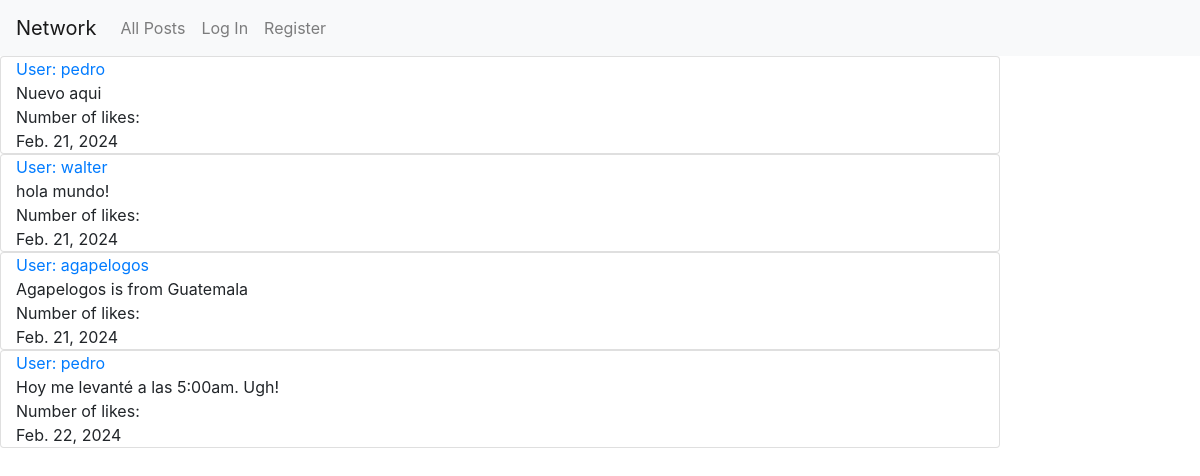
The app's page /, older data.
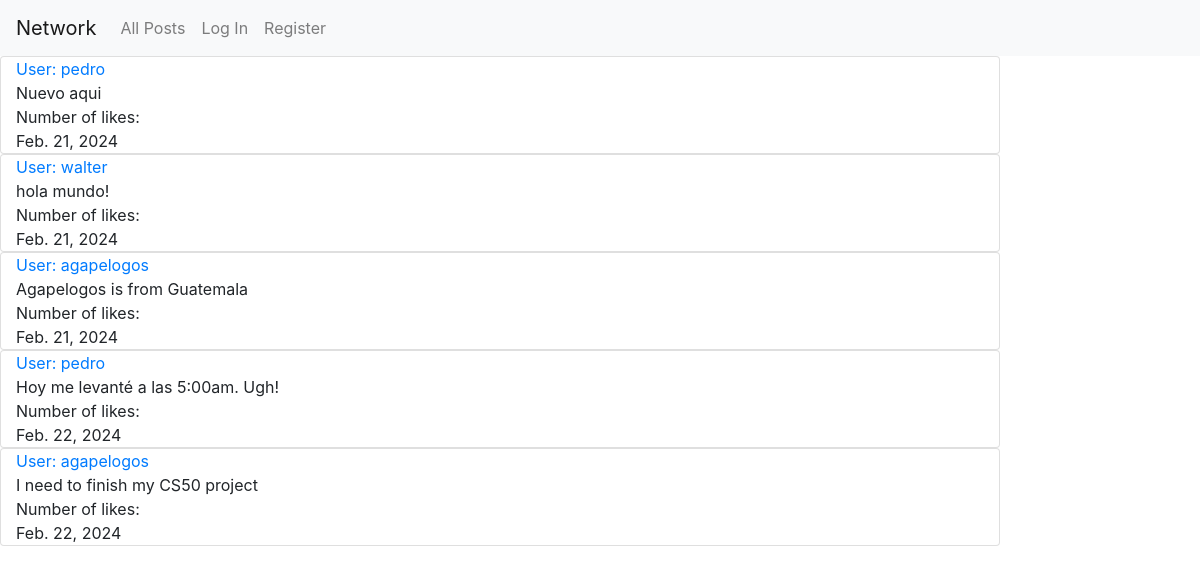
The same page, newer data.
### network/models.py (models this page shows, shortened)
class Post(models.Model):
    user = models.ForeignKey(User, on_delete=models.CASCADE, blank=True, null=True, related_name="poster")
    post = models.CharField(max_length=64)
    date = models.DateField()

class User(AbstractUser):
    pass
    def __str__(self):
        return self.username

### network/views.py (the view)
# urls.py: path("", views.index, name="index"),
def index(request):
    if request.user.is_authenticated:
        posts = Post.objects.all().order_by("-date")
        paginator = Paginator(posts, 2) #show 2 posts per page
        page_number = request.GET.get('page')
        page_obj = paginator.get_page(page_number)
        return render(request, "network/index.html", {
            "page_obj": page_obj,
        })
    else:
        posts = Post.objects.all()
        return render(request, "network/index.html", {
            "posts": posts,
        })

### network/templates/network/index.html
{% extends "network/layout.html" %}
{% block body %}
{% if user.is_authenticated %}
    <h1> All Posts</h1>
    <div>
        <form action="{% url 'new_post' %}" method="post">
            {% csrf_token %}
            <div class="mb-3 card col-10">
                <div class="mb-3">
                    <label for="post" class="form-label">New Post</label>
                </div>
                <div class="mb-3">
                    <textarea class="form-control" name="text-compose" rows="2"></textarea>
                </div>
                <input class="btn btn-primary" type="submit" value="Post">
            </div>
        </form>
        <div class="mb-3">
            {% for post in page_obj %}
            <div class="card col-10">
                <div><a id="users" class="" href="{% url 'profile' user_id=post.user.id %}"> User: {{ post.user }}</a></div>
                <div>{{ post.post }}</div>
                <div>Number of likes: {{post.likes}}</div>
                <div>{{ post.date }}</div>
            </div>
            {% endfor %}
        </div>
    </div>
    <div>
        <nav aria-label="Page navigation example">
            <ul class="pagination">
                {% if page_obj.has_previous %}
                <li class="page-item"><a class="page-link" href="?page={{ page_obj.previous_page_number }}">Previous</a></li>
                {% endif %}
                {% if page_obj.has_next %}
                <li class="page-item"><a class="page-link" href="?page={{ page_obj.next_page_number }}">Next</a></li>
                {% endif %}
            </ul>
          </nav>
    </div>
{% else %}
<div class="mb-3">
    {% for post in posts %}
    <div class="card col-10">
        <div><a id="users" class="" href="{% url 'profile' user_id=post.user.id %}"> User: {{ post.user }}</a></div>
        <div>{{ post.post }}</div>
        <div>Number of likes: {{post.likes}}</div>
        <div>{{ post.date }}</div>
    </div>
    {% endfor %}
</div>
{% endif %}
{% endblock %}

Row changes from the older to the newer data that the page shows:
added Post: user "agapelogos", post "I need to finish my CS50 project", date "Feb. 22, 2024"
